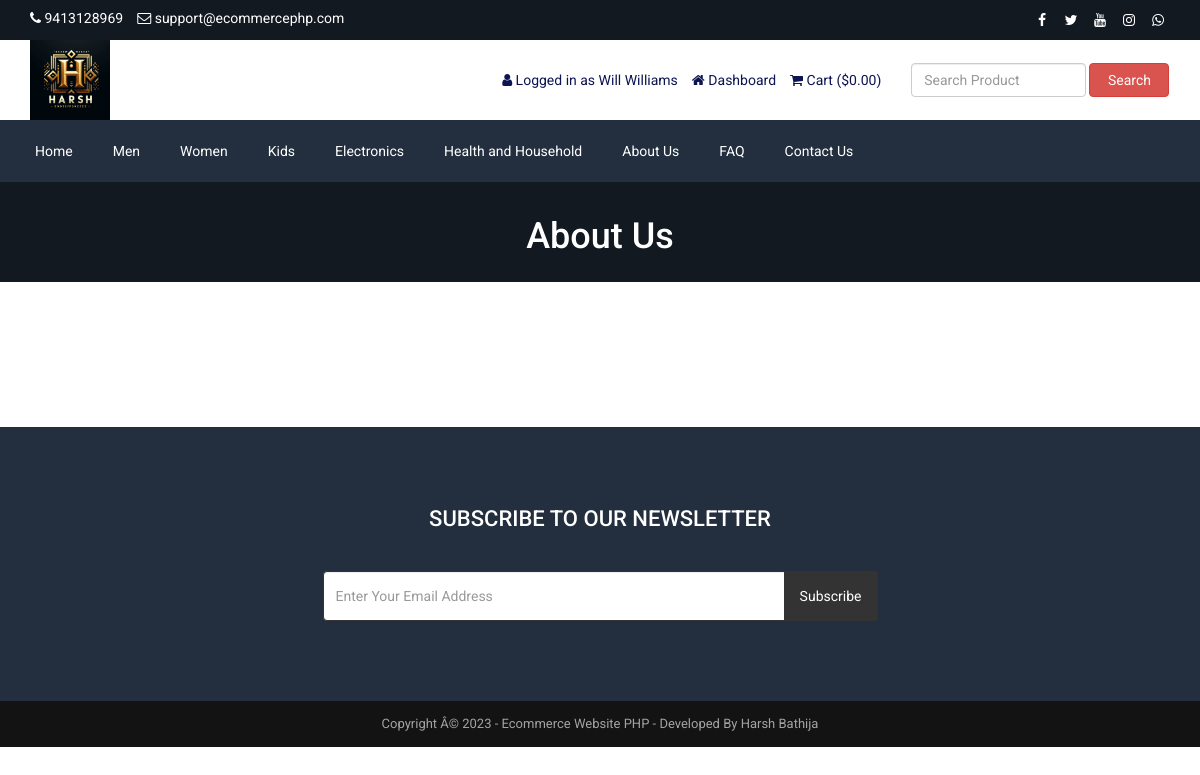
The page /about.php (signed in) on the database its author committed.
### tables this page shows
CREATE TABLE `tbl_settings` (
  `id` int(11) NOT NULL,
  `logo` varchar(200) NOT NULL,
  `favicon` varchar(200) NOT NULL,
  `footer_about` text NOT NULL,
  `footer_copyright` text NOT NULL,
  `contact_address` text NOT NULL,
  `contact_email` varchar(200) NOT NULL,
  `contact_phone` varchar(200) NOT NULL,
  `contact_fax` varchar(200) NOT NULL,
  `contact_map_iframe` text NOT NULL,
  `receive_email` varchar(200) NOT NULL,
  `receive_email_subject` varchar(200) NOT NULL,
  `receive_email_thank_you_message` text NOT NULL,
  `forget_password_message` text NOT NULL,
  `total_recent_post_footer` int(10) NOT NULL,
  `total_popular_post_footer` int(10) NOT NULL,
  `total_recent_post_sidebar` int(11) NOT NULL,
  `total_popular_post_sidebar` int(11) NOT NULL,
  `total_featured_product_home` int(11) NOT NULL,
  `total_latest_product_home` int(11) NOT NULL,
  `total_popular_product_home` int(11) NOT NULL,
  `meta_title_home` text NOT NULL,
  `meta_keyword_home` text NOT NULL,
  `meta_description_home` text NOT NULL,
  `banner_login` varchar(200) NOT NULL,
  `banner_registration` varchar(200) NOT NULL,
  `banner_forget_password` varchar(200) NOT NULL,
  `banner_reset_password` varchar(200) NOT NULL,
  `banner_search` varchar(200) NOT NULL,
  `banner_cart` varchar(200) NOT NULL,
  `banner_checkout` varchar(200) NOT NULL,
  `banner_product_category` varchar(200) NOT NULL,
  `banner_blog` varchar(200) NOT NULL,
  `cta_title` varchar(200) NOT NULL,
  `cta_content` text NOT NULL,
  `cta_read_more_text` varchar(200) NOT NULL,
  `cta_read_more_url` varchar(200) NOT NULL,
  `cta_photo` varchar(200) NOT NULL,
  `featured_product_title` varchar(200) NOT NULL,
  `featured_product_subtitle` varchar(200) NOT NULL,
  `latest_product_title` varchar(255) NOT NULL,
  `latest_product_subtitle` varchar(200) NOT NULL,
  `popular_product_title` varchar(200) NOT NULL,
  `popular_product_subtitle` varchar(200) NOT NULL,
  `testimonial_title` varchar(200) NOT NULL,
  `testimonial_subtitle` varchar(200) NOT NULL,
  `testimonial_photo` varchar(200) NOT NULL,
  `blog_title` varchar(200) NOT NULL,
  `blog_subtitle` varchar(200) NOT NULL,
  `newsletter_text` text NOT NULL,
  `paypal_email` varchar(200) NOT NULL,
  `stripe_public_key` varchar(200) NOT NULL,
  `stripe_secret_key` varchar(200) NOT NULL,
  `bank_detail` text NOT NULL,
  `before_head` text NOT NULL,
  `after_body` text NOT NULL,
  `before_body` text NOT NULL,
  `home_service_on_off` int(11) NOT NULL,
  `home_welcome_on_off` int(11) NOT NULL,
  `home_featured_product_on_off` int(11) NOT NULL,
  `home_latest_product_on_off` int(11) NOT NULL,
  `home_popular_product_on_off` int(11) NOT NULL,
  `home_testimonial_on_off` int(11) NOT NULL,
  `home_blog_on_off` int(11) NOT NULL,
  `newsletter_on_off` int(11) NOT NULL,
  `ads_above_welcome_on_off` int(1) NOT NULL,
  `ads_above_featured_product_on_off` int(1) NOT NULL,
  `ads_above_latest_product_on_off` int(1) NOT NULL,
  `ads_above_popular_product_on_off` int(1) NOT NULL,
  `ads_above_testimonial_on_off` int(1) NOT NULL,
  `ads_category_sidebar_on_off` int(1) NOT NULL
);

CREATE TABLE `tbl_social` (
  `social_id` int(11) NOT NULL,
  `social_name` varchar(30) NOT NULL,
  `social_url` varchar(255) NOT NULL,
  `social_icon` varchar(30) NOT NULL
);

CREATE TABLE `tbl_top_category` (
  `tcat_id` int(11) NOT NULL,
  `tcat_name` varchar(255) NOT NULL,
  `show_on_menu` int(1) NOT NULL
);

CREATE TABLE `tbl_page` (
  `id` int(11) NOT NULL,
  `about_title` varchar(255) NOT NULL,
  `about_content` text NOT NULL,
  `about_banner` varchar(255) NOT NULL,
  `about_meta_title` varchar(255) NOT NULL,
  `about_meta_keyword` text NOT NULL,
  `about_meta_description` text NOT NULL,
  `faq_title` varchar(255) NOT NULL,
  `faq_banner` varchar(255) NOT NULL,
  `faq_meta_title` varchar(255) NOT NULL,
  `faq_meta_keyword` text NOT NULL,
  `faq_meta_description` text NOT NULL,
  `blog_title` varchar(255) NOT NULL,
  `blog_banner` varchar(255) NOT NULL,
  `blog_meta_title` varchar(255) NOT NULL,
  `blog_meta_keyword` text NOT NULL,
  `blog_meta_description` text NOT NULL,
  `contact_title` varchar(255) NOT NULL,
  `contact_banner` varchar(255) NOT NULL,
  `contact_meta_title` varchar(255) NOT NULL,
  `contact_meta_keyword` text NOT NULL,
  `contact_meta_description` text NOT NULL,
  `pgallery_title` varchar(255) NOT NULL,
  `pgallery_banner` varchar(255) NOT NULL,
  `pgallery_meta_title` varchar(255) NOT NULL,
  `pgallery_meta_keyword` text NOT NULL,
  `pgallery_meta_description` text NOT NULL,
  `vgallery_title` varchar(255) NOT NULL,
  `vgallery_banner` varchar(255) NOT NULL,
  `vgallery_meta_title` varchar(255) NOT NULL,
  `vgallery_meta_keyword` text NOT NULL,
  `vgallery_meta_description` text NOT NULL
);

### about.php (the view)
<?php require_once('header.php'); ?>
<?php
$statement = $pdo->prepare("SELECT * FROM tbl_page WHERE id=1");
$statement->execute();
$result = $statement->fetchAll(PDO::FETCH_ASSOC);
foreach ($result as $row) {
   $about_title = $row['about_title'];
    $about_content = $row['about_content'];
    $about_banner = $row['about_banner'];
}
?>
<div class="page-banner" style="background-image: url(assets/uploads/<?php echo $about_banner; ?>);">
    <div class="inner">
        <h1><?php echo $about_title; ?></h1>
    </div>
</div>
<div class="page">
    <div class="container">
        <div class="row">
            <div class="col-md-12">
                <p>
                    <?php echo $about_content; ?>
                </p>
            </div>
        </div>
    </div>
</div>
<?php require_once('footer.php'); ?>

### header.php (shortened to what this page needs)
<?php
include("admin/inc/config.php");
$statement = $pdo->prepare("SELECT * FROM tbl_settings WHERE id=1");
$statement->execute();
$result = $statement->fetchAll(PDO::FETCH_ASSOC);
foreach ($result as $row)
{
	$logo = $row['logo'];
	$contact_email = $row['contact_email'];
	$contact_phone = $row['contact_phone'];
}
?>
<!DOCTYPE html>
<html lang="en">
<head>
	<link rel="stylesheet" href="assets/css/bootstrap.min.css">
	<link rel="stylesheet" href="assets/css/font-awesome.min.css">
	<link rel="stylesheet" href="assets/css/owl.carousel.min.css">
	<link rel="stylesheet" href="assets/css/owl.theme.default.min.css">
	<link rel="stylesheet" href="assets/css/jquery.bxslider.min.css">
    <link rel="stylesheet" href="assets/css/magnific-popup.css">
    <link rel="stylesheet" href="assets/css/rating.css">
	<link rel="stylesheet" href="assets/css/spacing.css">
	<link rel="stylesheet" href="assets/css/bootstrap-touch-slider.css">
	<link rel="stylesheet" href="assets/css/animate.min.css">
	<link rel="stylesheet" href="assets/css/tree-menu.css">
	<link rel="stylesheet" href="assets/css/select2.min.css">
	<link rel="stylesheet" href="assets/css/main.css">
	<link rel="stylesheet" href="assets/css/responsive.css">
	<?php
	$statement = $pdo->prepare("SELECT * FROM tbl_page WHERE id=1");
	$statement->execute();
	$result = $statement->fetchAll(PDO::FETCH_ASSOC);
		?>
</head>
<body>
<div class="top">
	<div class="container">
		<div class="row">
			<div class="col-md-6 col-sm-6 col-xs-12">
				<div class="left">
					<ul>
						<li><i class="fa fa-phone"></i> <?php echo $contact_phone; ?></li>
						<li><i class="fa fa-envelope-o"></i> <?php echo $contact_email; ?></li>
					</ul>
				</div>
			</div>
			<div class="col-md-6 col-sm-6 col-xs-12">
				<div class="right">
					<ul>
						<?php
						$statement = $pdo->prepare("SELECT * FROM tbl_social");
						$statement->execute();
						$result = $statement->fetchAll(PDO::FETCH_ASSOC);
						foreach ($result as $row) {
							?>
							<?php if($row['social_url'] != ''): ?>
							<li><a href="<?php echo $row['social_url']; ?>"><i class="<?php echo $row['social_icon']; ?>"></i></a></li>
							<?php endif; ?>
							<?php
						}
						?>
					</ul>
				</div>
			</div>
		</div>
	</div>
</div>
<div class="header">
	<div class="container">
		<div class="row inner">
			<div class="col-md-4 logo">
				<a href="index.php"><img src="assets/uploads/<?php echo $logo; ?>" alt="logo image"></a>
			</div>
			<div class="col-md-5 right">
				<ul>
					<?php
					if(isset($_SESSION['customer'])) {
						?>
						<li><i class="fa fa-user"></i> <?php echo LANG_VALUE_13; ?> <?php echo $_SESSION['customer']['cust_name']; ?></li>
						<li><a href="dashboard.php"><i class="fa fa-home"></i> <?php echo LANG_VALUE_89; ?></a></li>
						<?php
					} else {
						?>
						<li><a href="login.php"><i class="fa fa-sign-in"></i> <?php echo LANG_VALUE_9; ?></a></li>
						<li><a href="registration.php"><i class="fa fa-user-plus"></i> <?php echo LANG_VALUE_15; ?></a></li>
						<?php
					}
					?>
					<li><a href="cart.php"><i class="fa fa-shopping-cart"></i> <?php echo LANG_VALUE_18; ?> (<?php echo LANG_VALUE_1; ?><?php
					if(isset($_SESSION['cart_p_id'])) {
						$table_total_price = 0;
						$i=0;
	                    foreach($_SESSION['cart_p_qty'] as $key => $value)
	                    {
	                        $i++;
	                        $arr_cart_p_qty[$i] = $value;
	                    }                    $i=0;
	                    foreach($_SESSION['cart_p_current_price'] as $key => $value)
	                    {
	                        $i++;
	                        $arr_cart_p_current_price[$i] = $value;
	                    }
	                    for($i=1;$i<=count($arr_cart_p_qty);$i++) {
	                    	$row_total_price = $arr_cart_p_current_price[$i]*$arr_cart_p_qty[$i];
	                        $table_total_price = $table_total_price + $row_total_price;
	                    }
						echo $table_total_price;
					} else {
						echo '0.00';
					}
					?>)</a></li>
				</ul>
			</div>
			<div class="col-md-3 search-area">
				<form class="navbar-form navbar-left" role="search" action="search-result.php" method="get">
					<div class="form-group">
						<input type="text" class="form-control search-top" placeholder="<?php echo LANG_VALUE_2; ?>" name="search_text">
					</div>
					<button type="submit" class="btn btn-danger"><?php echo LANG_VALUE_3; ?></button>
				</form>
			</div>
		</div>
	</div>
</div>
<div class="nav">
	<div class="container">
		<div class="row">
			<div class="col-md-12 pl_0 pr_0">
				<div class="menu-container">
					<div class="menu">
						<ul>
							<li><a href="index.php">Home</a></li>
							<?php
							$statement = $pdo->prepare("SELECT * FROM tbl_top_category WHERE show_on_menu=1");
							$statement->execute();
							$result = $statement->fetchAll(PDO::FETCH_ASSOC);
							foreach ($result as $row) {
								?>
								<li><a href="product-category.php?id=<?php echo $row['tcat_id']; ?>&type=top-category"><?php echo $row['tcat_name']; ?></a>
								</li>
								<?php
							}
							?>
							<?php
							$statement = $pdo->prepare("SELECT * FROM tbl_page WHERE id=1");
							$statement->execute();
							$result = $statement->fetchAll(PDO::FETCH_ASSOC);
							foreach ($result as $row) {
								$about_title = $row['about_title'];
								$faq_title = $row['faq_title'];
								$contact_title = $row['contact_title'];
							}
							?>
							<li><a href="about.php"><?php echo $about_title; ?></a></li>
							<li><a href="faq.php"><?php echo $faq_title; ?></a></li>
							<li><a href="contact.php"><?php echo $contact_title; ?></a></li>
						</ul>
					</div>
				</div>
			</div>
		</div>
	</div>
</div>

### footer.php (shortened to what this page needs)
<?php
$statement = $pdo->prepare("SELECT * FROM tbl_settings WHERE id=1");
$statement->execute();
$result = $statement->fetchAll(PDO::FETCH_ASSOC);
foreach ($result as $row)
{
	$footer_copyright = $row['footer_copyright'];
    $newsletter_on_off = $row['newsletter_on_off'];
}
?>
<?php if($newsletter_on_off == 1): ?>
<section class="home-newsletter">
	<div class="container">
		<div class="row">
			<div class="col-md-6 col-md-offset-3">
				<div class="single">
				<form action="" method="post">
					<h2><?php echo LANG_VALUE_93; ?></h2>
					<div class="input-group">
			        	<input type="email" class="form-control" placeholder="<?php echo LANG_VALUE_95; ?>" name="email_subscribe">
			         	<span class="input-group-btn">
			         	<button class="btn btn-theme" type="submit" name="form_subscribe"><?php echo LANG_VALUE_92; ?></button>
			         	</span>
			        </div>
				</div>
			</div>
		</div>
	</div>
</section>
<?php endif; ?>
<div class="footer-bottom">
	<div class="container">
		<div class="row">
			<div class="col-md-12 copyright">
				<?php echo $footer_copyright; ?>
			</div>
		</div>
	</div>
</div>
</body>
</html>

### assets/css/main.css (style rules this page uses)
* { margin: 0; padding: 0; }
body { font-family: "Roboto", sans-serif; font-size: 14px; }
h1, h2, h3, h4, h5, h6 { font-family: "Roboto", sans-serif; }
a { text-decoration: none; }
.top { width: 100%; height: 40px; background: #131921; }
.top .left { float: left; }
.top .left ul { padding-top: 8px; }
.top .left ul li { list-style-type: none; float: left; margin-right: 14px; color: white; }
.top .left ul li i { color: white; }
.top .right { float: right; }
.top .right ul { padding-top: 8px; }
.top .right ul li { list-style-type: none; float: left; margin-left: 5px; }
.top .right ul li a { color: white; width: 24px; height: 24px; line-height: 24px; text-align: center; border-radius: 50%; display: block; transition: all 0.4s ease; }
.header { width: 100%; height: auto; background: #fff; }
.header .inner { height: auto; display: table; }
.header .logo { float: none; display: table-cell; vertical-align: middle; }
.header .logo img { max-width: 100%; height: 80px; }
.header .navbar-form .form-control { width: 300px; }
.header .search-area { float: none; display: table-cell; vertical-align: middle; }
.header .search-area .form-group { width: calc(100% - 84px); }
.header .search-area button { width: 80px; }
.header .search-area form { width: 100%; }
.header .right { float: none; display: table-cell; vertical-align: middle; padding-right: 0; }
.header .right ul { float: right; margin-bottom: 0; }
.header .right ul li { list-style-type: none; float: left; margin-left: 14px; color: #0d1452; }
.header .right ul li a { color: #0d1452; }
.header .navbar-form .search-top { width: 100%; }
.nav { background: #232f3e; }
.menu-container { width: 100%; margin: 0 auto; background: #232f3e; }
.menu-dropdown-icon:before { content: "\f067"; font-family: "FontAwesome"; display: none; cursor: pointer; float: right; padding: 1.5em 2em; background: #fff; color: #333; }
.menu > ul { margin: 0 auto; width: 100%; list-style: none; padding: 0; position: relative; box-sizing: border-box; }
.menu > ul:before, .menu > ul:after { content: ""; display: table; }
.menu > ul:after { clear: both; }
.menu > ul > li { float: left; padding: 0; margin: 0; }
.menu > ul > li a { text-decoration: none; padding: 1.5em 20px; display: block; color: #fff; }
.footer-bottom { width: 100%; height: auto; background: #141314; padding: 14px 0; }
.footer-bottom .copyright { font-size: 13px; color: #a3a3a3; text-align: center; }
.page-banner { width: 100%; height: auto; background-repeat: no-repeat; background-position: center center; -webkit-background-size: cover; background-size: cover; position: relative; padding-top: 15px; padding-bottom: 15px; overflow: hidden; }
.page-banner h1 { color: #fff; text-align: center; z-index: 999; position: relative; }
.page { width: 100%; height: auto; padding-top: 50px; padding-bottom: 50px; }
.home-newsletter { padding: 80px 0; background: #232f3e; }
.home-newsletter .single { max-width: 650px; margin: 0 auto; text-align: center; position: relative; z-index: 2; }
.home-newsletter .single h2 { font-size: 22px; color: white; text-transform: uppercase; margin-bottom: 40px; margin-top: 0; }
.home-newsletter .single .form-control { height: 50px; border-color: #333; outline: none; }
.home-newsletter .single .btn { min-height: 50px; background: #333; color: #fff; padding-left: 15px; padding-right: 15px; }

### assets/css/responsive.css (style rules this page uses)
@media only screen and (min-width: 992px) { .header .inner { width: 100%; } }
@media only screen and (min-width: 992px) { .header .search-area { padding-right: 0; } }
@media only screen and (min-width: 992px) { .header .search-area form { padding-right: 0; } }
@media only screen and (min-width: 992px) { .header .container { padding-right: 0; } }

### rows shown on the page
tbl_settings: contact_phone "9413128969", contact_email "support@ecommercephp.com", logo (picture), footer_copyright "Copyright Â© 2023 - Ecommerce Website PHP - Developed By Harsh Bathija"
tbl_top_category: tcat_name "Men"
tbl_top_category: tcat_name "Women"
tbl_top_category: tcat_name "Kids"
tbl_top_category: tcat_name "Electronics"
tbl_top_category: tcat_name "Health and Household"
tbl_page: about_title "About Us", faq_title "FAQ", contact_title "Contact Us", about_banner (picture)

### other values the page prints
LANG_VALUE_13 "Logged in as"
$_SESSION['customer']['cust_name'] "Will Williams"
LANG_VALUE_89 "Dashboard"
LANG_VALUE_18 "Cart"
LANG_VALUE_1 "$"
LANG_VALUE_3 "Search"
LANG_VALUE_93 "SUBSCRIBE TO OUR NEWSLETTER"
LANG_VALUE_92 "Subscribe"
